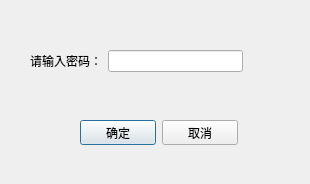
<?xml version="1.0" encoding="UTF-8"?>
<ui version="4.0">
 <class>logindialog</class>
 <widget class="QDialog" name="logindialog">
  <property name="geometry">
   <rect>
    <x>0</x>
    <y>0</y>
    <width>310</width>
    <height>184</height>
   </rect>
  </property>
  <property name="windowTitle">
   <string>Dialog</string>
  </property>
  <widget class="QWidget" name="">
   <property name="geometry">
    <rect>
     <x>30</x>
     <y>50</y>
     <width>213</width>
     <height>22</height>
    </rect>
   </property>
   <layout class="QHBoxLayout" name="horizontalLayout">
    <item>
     <widget class="QLabel" name="label">
      <property name="text">
       <string>请输入密码：</string>
      </property>
     </widget>
    </item>
    <item>
     <widget class="QLineEdit" name="loginLinEdit"/>
    </item>
   </layout>
  </widget>
  <widget class="QWidget" name="">
   <property name="geometry">
    <rect>
     <x>80</x>
     <y>120</y>
     <width>158</width>
     <height>25</height>
    </rect>
   </property>
   <layout class="QHBoxLayout" name="horizontalLayout_2">
    <item>
     <widget class="QPushButton" name="loginpushButton">
      <property name="text">
       <string>确定</string>
      </property>
     </widget>
    </item>
    <item>
     <widget class="QPushButton" name="cancelpushButton">
      <property name="text">
       <string>取消</string>
      </property>
     </widget>
    </item>
   </layout>
  </widget>
 </widget>
 <resources/>
 <connections/>
</ui>
